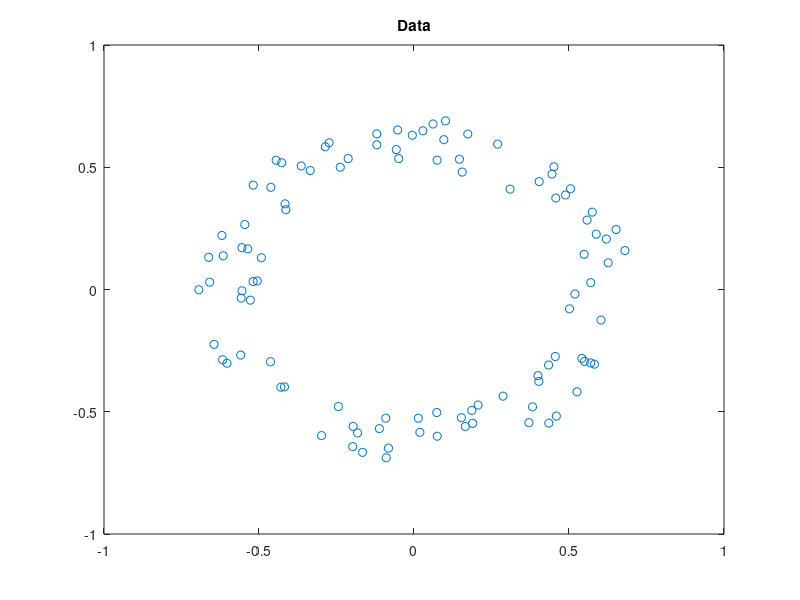

Here is the MATLAB script that generated this plot: (Note: this script raises an error after producing the figure.)
clear all;
rand('state', 999); %#ok<RAND>
randn('state', 999); %#ok<RAND>
%clf;
% Make some simulated data :
l = 0.2; r1 = 0.5;
for r = 1:100
	rad = r1 + rand*l;  theta = rand*2*pi;
	X(1,r) = rad*cos(theta); X(2,r) = rad*sin(theta);
end

%Visualize simulated data
figure(1);
plot(X(1,:),X(2,:),'o');
title('Data');
D = size(X,1); % dimension of the space
N = size(X,2); % number of data points

%Initialize parameters
H = 10; %number of mixture components
r = randperm(N); m = X(:,r(1:H)); % initialise the centres to random datapoints
s2 = mean(diag(cov(X')));
S = repmat(s2*eye(D),[1 1 H]); % initialise the variances to be large
P = ones(H,1)./H;  % intialise the component probilities to be uniform
minDeterminant=0.0001;
%Initialize number of iterations needed for convergence
numOfIteration=50;


for iter = 1:numOfIteration
	% E-step:
	% Here you need to write your code for the E-step of the EM Algorithm 
	for i = 1:H
		invSi = inv(S(:,:,i));
		[u s v]=svd(2*pi*S(:,:,i)); 
        logdetSi=sum(log(diag(s)+1.0e-20));
		for n = 1:N
			v = X(:,n) - m(:,i);
			logpold(n,i) =-0.5*v'*invSi*v - 0.5*logdetSi + log(P(i));
		end
    end
    phgn=condexp(logpold'); % responsibilities
	pngh = condp(phgn'); % membership

	logl(iter)=0;
	for n=1:N
        % Compute the log likelihood for current iteration 
		logl(iter)= logl(iter) + logsumexp(logpold(n,:),ones(1,H));
    end
 	% M-step:
    % M-step:
    % Here you need to write your code for the M-step of the EM Algorithm 
    % and update the following parameters
    %S = ?; %learned Covariances%
    %m = ?; %learned Means
	%P = ?; %learned Mixture Coefficients
	for i = 1:H % now get the new parameters for each component
		tmp = (X - repmat(m(:,i),1,N)).*repmat(sqrt(pngh(:,i)'),D,1);
		Scand =  tmp*tmp';
		if det(Scand)> minDeterminant % don't accept too low determinant
			S(:,:,i) = Scand; %learned Covariances
		end
    end
    m = X*pngh; %learned Means
	P = sum(phgn,2)/N; %learned Mixture Coefficients
end
%Visualize log likelihood over the iterations
figure(2);
plot(logl,'-o'); title('log likelihood');

%Visualize the trained mixture model
figure(3);
plot(X(1,:),X(2,:),'o'); hold on;
for i=1:H
    [E V]=eig(S(:,:,i));dV=sqrt(diag(V)); 
    theta=0:0.3:2*pi;
    p(1,:)= dV(1)*cos(theta); p(2,:)= dV(2)*sin(theta);
    x = E*p+repmat(m(:,i),1,length(theta));
    plot(x(1,:),x(2,:),'r-','linewidth',2)
end;
title('Trained GMM Model');
drawnow;
hold off